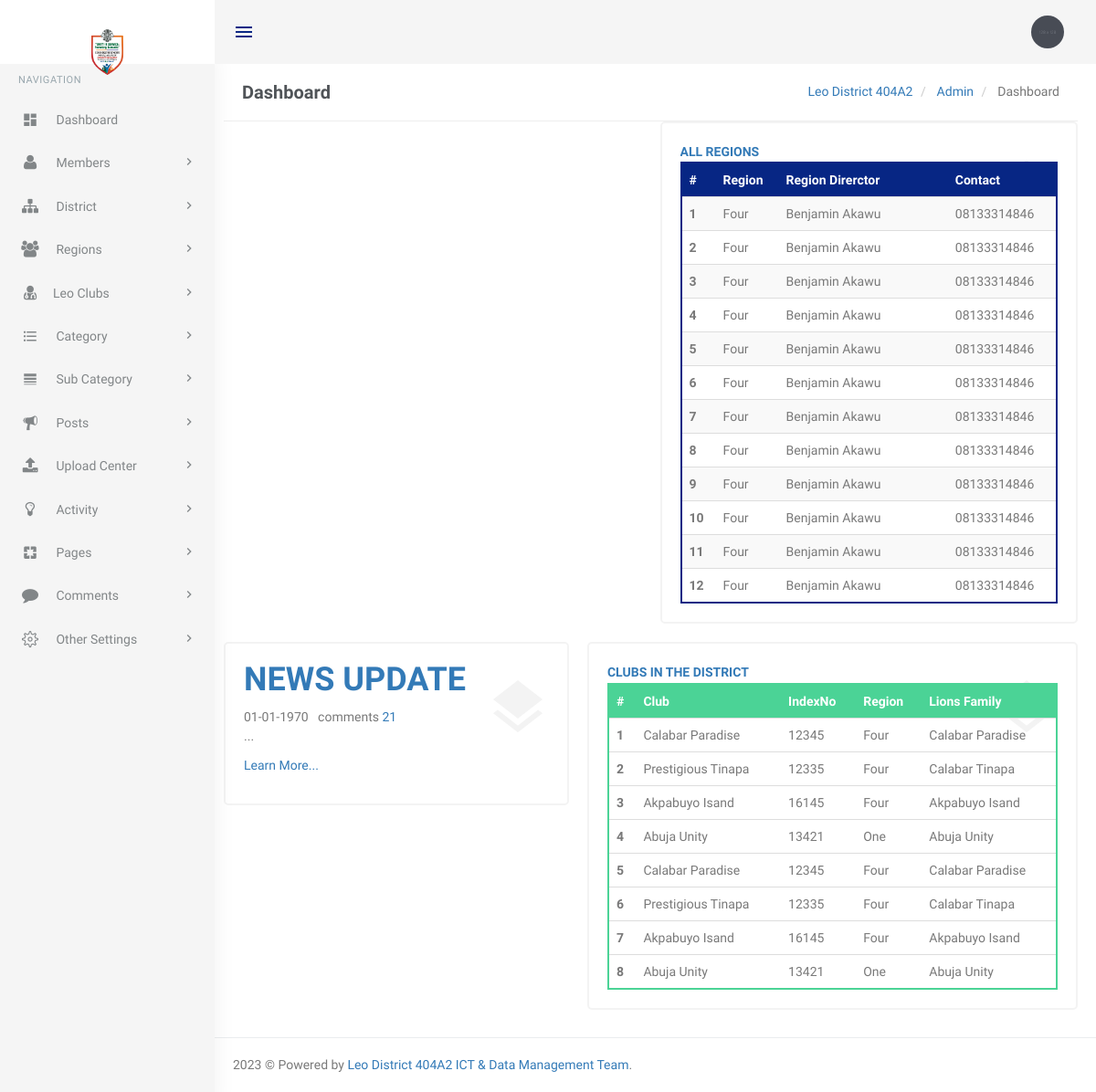
Screenshot of /app/dashboard (signed in) with the database file from the repository.
### tables this page shows
CREATE TABLE `tblregiondirector` (
  `regiondirID` int(11) NOT NULL,
  `regionID` int(11) DEFAULT NULL,
  `memberID` int(11) DEFAULT NULL,
  `serviceYrID` int(11) DEFAULT NULL,
  `dateUpdated` datetime DEFAULT current_timestamp(),
  `updatedBy` int(11) DEFAULT NULL,
  `isActive` int(1) NOT NULL DEFAULT 1
);

CREATE TABLE `tblregion` (
  `regionID` int(11) NOT NULL,
  `region` varchar(20) NOT NULL,
  `dateUpdated` timestamp NOT NULL DEFAULT current_timestamp(),
  `updatedBy` int(11) NOT NULL,
  `isActive` int(1) NOT NULL DEFAULT 1
);

CREATE TABLE `tblmembers` (
  `memberID` int(11) NOT NULL,
  `clubID` int(11) DEFAULT NULL,
  `regionID` int(11) DEFAULT NULL,
  `membershipNo` varchar(10) NOT NULL,
  `firstName` varchar(50) NOT NULL,
  `lastName` varchar(60) NOT NULL,
  `middleName` varchar(60) DEFAULT NULL,
  `memberEmail` varchar(60) NOT NULL,
  `gender` varchar(8) NOT NULL,
  `phone1` varchar(12) NOT NULL,
  `phone2` varchar(12) DEFAULT NULL,
  `address` varchar(100) DEFAULT NULL,
  `maritalStatus` varchar(30) NOT NULL,
  `occupation` varchar(40) NOT NULL,
  `city` varchar(30) DEFAULT NULL,
  `state` int(11) DEFAULT NULL,
  `stateOfOrigin` int(11) NOT NULL,
  `lgaOfOrigin` int(11) NOT NULL,
  `memberSince` varchar(5) NOT NULL,
  `dob` date NOT NULL,
  `memberPhoto` varchar(255) NOT NULL,
  `dateUpdated` datetime DEFAULT current_timestamp(),
  `updatedBy` int(11) DEFAULT NULL,
  `isActive` int(1) NOT NULL DEFAULT 1
);

CREATE TABLE `tblclubs` (
  `clubID` int(11) NOT NULL,
  `regionID` int(11) NOT NULL,
  `clubName` varchar(60) NOT NULL,
  `indexNo` varchar(10) DEFAULT NULL,
  `SponsorLions` varchar(60) NOT NULL,
  `dateUpdated` datetime DEFAULT current_timestamp(),
  `updatedBy` int(11) DEFAULT NULL,
  `isActive` int(1) NOT NULL DEFAULT 1
);

### app/dashboard.php (the view, shortened to what this page needs)
<?php
include('includes/config.php');
if (strlen($_SESSION['login']) == 0) {
    header('location:index');
} else {
    $lsyQuery = "SELECT *  From tblserviceyr ORDER BY serviceYrID  desc";
    $query = mysqli_query($con, $lsyQuery);
    $result = mysqli_fetch_assoc($query);
    $currentLSYID = $result['serviceYrID'];
    ?>
<?php include('includes/pages-head.php'); ?>
<body class="fixed-left">
    <div id="wrapper">
        <div class="topbar">
            <?php include('includes/topheader.php'); ?>
        </div>
        <?php include('includes/leftsidebar.php'); ?>
        <div class="content-page">
            <div class="content">
                <div class="container">
                    <div class="row">
                        <div class="col-xs-12">
                            <div class="page-title-box">
                                <h4 class="page-title">Dashboard</h4>
                                <ol class="breadcrumb p-0 m-0">
                                    <li>
                                        <a href="#">Leo District 404A2</a>
                                    </li>
                                    <li>
                                        <a href="#">Admin</a>
                                    </li>
                                    <li class="active">
                                        Dashboard
                                    </li>
                                </ol>
                                <div class="clearfix"></div>
                            </div>
                        </div>
                    </div>
                    <div class="row">
                        <div class="col-lg-6 col-md-6 col-sm-12 text-center">
                            <!DOCTYPE HTML>
                            <div id="chartContainer" style="height: 400px; width: 100%;"></div>
                        </div>
                        <div class="col-lg-6 col-md-6 col-sm-12">
                            <div class="card-box widget-box-one">
                                <div class="wigdet-one-content">
                                    <p class="m-0 text-uppercase font-600 font-secondary text-overflow"
                                        title="All Regions"><a href="manage-members">All Regions</a></p>
                                    <div class="table-responsive table-wrapper-scroll-y custom-table-scrollbar">
                                        <table
                                            class="table m-0 table-colored-bordered table-bordered-primary table-striped"
                                            id="table_filter">
                                            <thead>
                                                <tr>
                                                    <th>#</th>
                                                    <th> Region</th>
                                                    <th style="width: 45%;">Region Direrctor</th>
                                                    <th>Contact</th>
                                                </tr>
                                            </thead>
                                            <tbody>
                                                <?php
                                                    $sql = "Select * from  tblregiondirector rd
                                                         JOIN tblmembers m ON m.memberID = rd.memberID INNER JOIN tblregion r ON r.regionID = m.regionID where rd.serviceYrID = $currentLSYID ";
                                                    $query = mysqli_query($con, $sql);
                                                    $cnt = 1;
                                                    $rowcount = mysqli_num_rows($query);
                                                    if ($rowcount == 0) {
                                                        ?>
                                                <tr>
                                                    <td colspan="7" align="center">
                                                        <h3 style="color:red">No record found</h3>
                                                    </td>
                                                <tr>
                                                    <?php
                                                    } else {
                                                        while ($row = mysqli_fetch_array($query)) {
                                                            ?>
                                                <tr>
                                                    <th scope="row">
                                                        <?php echo htmlentities($cnt); ?>
                                                    </th>
                                                    <td>
                                                        <?php echo htmlentities($row['region']); ?>
                                                    </td>
                                                    <td>
                                                        <?php echo htmlentities($row['firstName'] . ' ' . $row['lastName']); ?>
                                                    </td>
                                                    <td>
                                                        <?php echo htmlentities($row['phone1']); ?>
                                                    </td>
                                                </tr>
                                                <?php
                                                            $cnt++;
                                                        }
                                                    } ?>
                                            </tbody>
                                        </table>
                                    </div>
                                </div>
                            </div>
                        </div>
                    </div>
                    <?php
                    $postSelect = "SELECT * FROM tblpost ORDER BY postID DESC LIMIT 1";
                    $query = mysqli_query($con, $postSelect);
                    $post = mysqli_fetch_array($query);
                    ?>
                    <div class="row">
                        <div class="col-lg-5 col-md-5 col-sm-12">
                            <div class="card-box widget-box-one">
                                <i class="mdi mdi-layers widget-one-icon"></i>
                                <div class="wigdet-one-content">
                                    <h1 class="m-0 text-uppercase font-600 font-secondary text-overflow"
                                        title="User This Month"> <a href="manage-posts.php">News Update</a></h1>
                                    <span class="posted_by"><?php echo date('m-d-Y', strtotime($post['dateUpdated']))?></span>
                                    <span class="comment"> &nbsp; comments <a href="">21<i class="icon-bubble2"></i></a></span>
                                    <p><?php echo substr(strip_tags(stripcslashes($post['postDetails'])), 0, 200)?>...</p>
                                    <p><a href="#">Learn More...</a></p>
                                </div>
                            </div>
                        </div>
                        <div class="col-lg-7 col-md-7 col-sm-12">
                            <div class="card-box widget-box-one">
                                <div class="wigdet-one-content">
                                    <p class="m-0 text-uppercase font-600 font-secondary text-overflow"
                                        title="Clubs in the District"><a href="manage-activity">Clubs in the
                                            District</a></p>
                                    <div class="table-responsive table-wrapper-scroll-y custom-table-scrollbar">
                                        <table class="table m-0 table-colored-bordered table-bordered-success"
                                            id="table_filter">
                                            <thead>
                                                <tr>
                                                    <th>#</th>
                                                    <th> Club</th>
                                                    <th>IndexNo</th>
                                                    <th>Region</th>
                                                    <th>Lions Family</th>
                                                </tr>
                                            </thead>
                                            <tbody>
                                                <?php
                                                    $sql = "Select * from  tblclubs c
                                                         JOIN tblregion r ON r.regionID = c.regionID";
                                                    $query = mysqli_query($con, $sql);
                                                    $cnt = 1;
                                                    $rowcount = mysqli_num_rows($query);
                                                    if ($rowcount == 0) {
                                                        ?>
                                                <tr>
                                                    <td colspan="7" align="center">
                                                        <h3 style="color:red">No record found</h3>
                                                    </td>
                                                <tr>
                                                    <?php
                                                    } else {
                                                        while ($row = mysqli_fetch_array($query)) {
                                                            ?>
                                                <tr>
                                                    <th scope="row">
                                                        <?php echo htmlentities($cnt); ?>
                                                    </th>
                                                    <td>
                                                        <?php echo htmlentities($row['clubName']); ?>
                                                    </td>
                                                    <td>
                                                        <?php echo htmlentities($row['indexNo']); ?>
                                                    </td>
                                                    <td>
                                                        <?php echo htmlentities($row['region']); ?>
                                                    </td>
                                                    <td>
                                                        <?php echo htmlentities($row['SponsorLions']); ?>
                                                    </td>
                                                </tr>
                                                <?php
                                                            $cnt++;
                                                        }
                                                    } ?>
                                            </tbody>
                                        </table>
                                    </div>
                                </div>
                            </div>
                        </div>
                    </div>
                </div>
            </div>
            <?php include('includes/footer.php'); ?>
</body>
</html>
<?php } ?>

### rows the page displays
tblregiondirector: regionID.region "Four", memberID.lastName "Benjamin Akawu", memberID.phone1 "08133314846"
tblregiondirector: regionID.region "Four", memberID.lastName "Benjamin Akawu", memberID.phone1 "08133314846"
tblregiondirector: regionID.region "Four", memberID.lastName "Benjamin Akawu", memberID.phone1 "08133314846"
tblregiondirector: regionID.region "Four", memberID.lastName "Benjamin Akawu", memberID.phone1 "08133314846"
tblregiondirector: regionID.region "Four", memberID.lastName "Benjamin Akawu", memberID.phone1 "08133314846"
tblregiondirector: regionID.region "Four", memberID.lastName "Benjamin Akawu", memberID.phone1 "08133314846"
tblregiondirector: regionID.region "Four", memberID.lastName "Benjamin Akawu", memberID.phone1 "08133314846"
tblregiondirector: regionID.region "Four", memberID.lastName "Benjamin Akawu", memberID.phone1 "08133314846"
tblregiondirector: regionID.region "Four", memberID.lastName "Benjamin Akawu", memberID.phone1 "08133314846"
tblregiondirector: regionID.region "Four", memberID.lastName "Benjamin Akawu", memberID.phone1 "08133314846"
tblregiondirector: regionID.region "Four", memberID.lastName "Benjamin Akawu", memberID.phone1 "08133314846"
tblregiondirector: regionID.region "Four", memberID.lastName "Benjamin Akawu", memberID.phone1 "08133314846"
tblclubs: clubName "Calabar Paradise", indexNo "12345", regionID.region "Four", SponsorLions "Calabar Paradise"
tblclubs: clubName "Prestigious Tinapa", indexNo "12335", regionID.region "Four", SponsorLions "Calabar Tinapa"
tblclubs: clubName "Akpabuyo Isand", indexNo "16145", regionID.region "Four", SponsorLions "Akpabuyo Isand"
tblclubs: clubName "Abuja Unity", indexNo "13421", regionID.region "One", SponsorLions "Abuja Unity"
tblclubs: clubName "Calabar Paradise", indexNo "12345", regionID.region "Four", SponsorLions "Calabar Paradise"
tblclubs: clubName "Prestigious Tinapa", indexNo "12335", regionID.region "Four", SponsorLions "Calabar Tinapa"
tblclubs: clubName "Akpabuyo Isand", indexNo "16145", regionID.region "Four", SponsorLions "Akpabuyo Isand"
tblclubs: clubName "Abuja Unity", indexNo "13421", regionID.region "One", SponsorLions "Abuja Unity"

### other values shown
date('m-d-Y', strtotime($post['dateUpdated'])) "01-01-1970"
